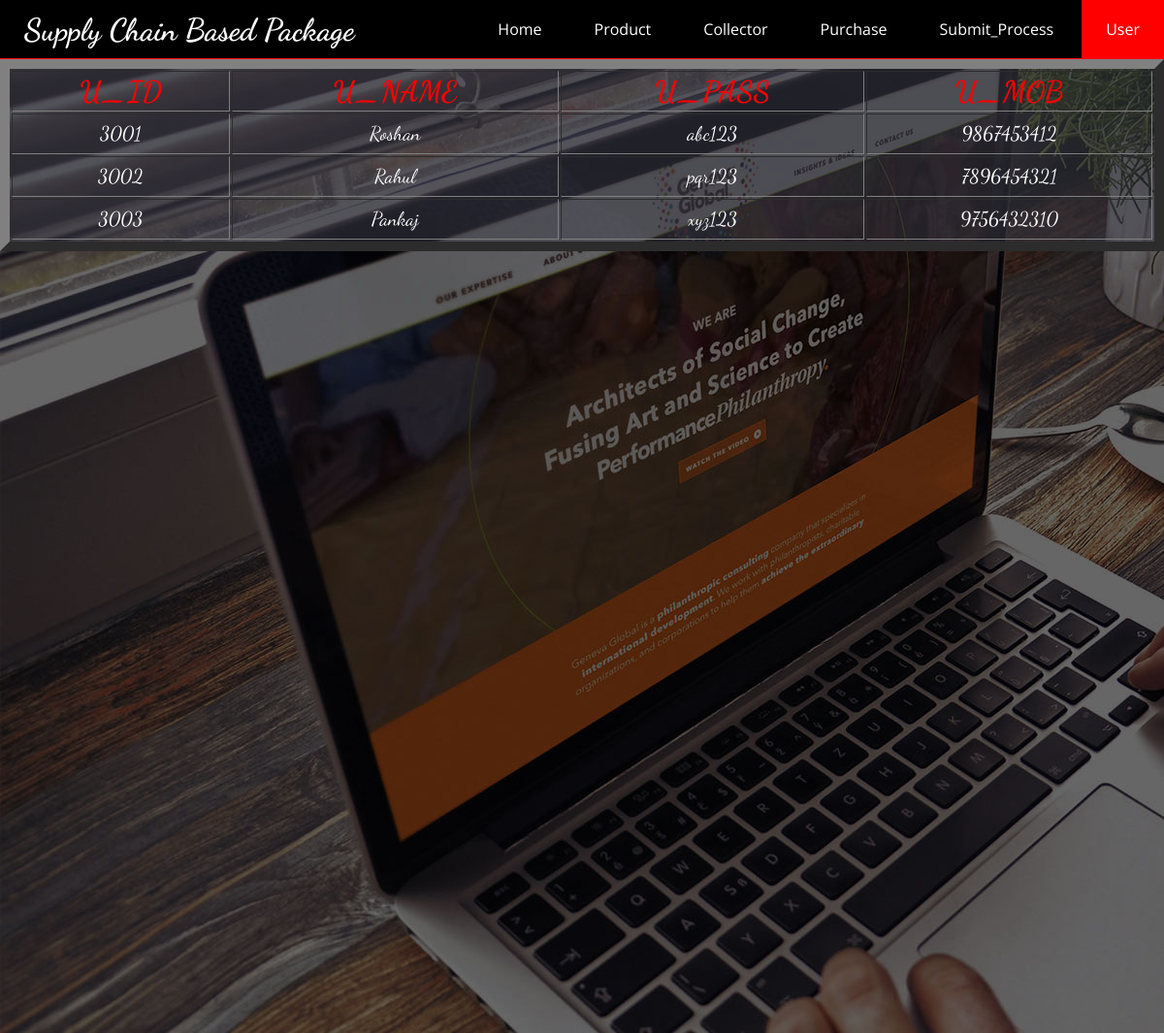
Screenshot of /user.php with the database file from the repository.
### tables this page shows
CREATE TABLE `user` (
  `u_id` int(20) NOT NULL,
  `u_name` varchar(20) NOT NULL,
  `u_pass` varchar(20) NOT NULL,
  `u_mob` varchar(10) NOT NULL
);

### user.php (the view, shortened to what this page needs)
<!DOCTYPE html>
<html lang = "en">
<head>
	<link rel="stylesheet" type="text/css" href="style.css">
</head>
<body>
	<div id="nav"><h1><a href="home.php">Supply Chain Based Package</a></h1>
	<ul>
		<li><a href="home.php">Home</a></li>
		<li><a href="product.php">Product</a></li>
		<li><a href="collector.php">Collector</a></li>
		<li><a href="purchase.php">Purchase</a></li>
		<li><a href="submit_process.php">Submit_Process</a></li>
		<li id="hello"><a href="user.php">User</a></li>
	</ul>
		<table align="left" border="10px" style="width: 600px; line-height: 40px; font-family:'Dancing Script', cursive; color: white; font-style: normal; font-size : 20px; background-color: #40404c7a; width: 100%;
	height: 100px; text-align: center; vertical-align: middle;">
				<tr style="font-variant: small-caps;font-style: normal;color: red; font-size: 30px;">
			<th>U_ID</th>
			<th>U_NAME</th>
			<th>U_PASS</th>
			<th>U_MOB</th>
		</tr>
		<?php
		$conn = mysqli_connect("localhost", "root", "", "company");
		$sql = "SELECT u_id, u_name, u_pass, u_mob from user";
		$result =$conn-> query($sql);
		if($result-> num_rows >0){
			while ($row = $result-> fetch_assoc()){
			echo "<tr><td>". $row["u_id"] ."</td><td>". $row["u_name"] ."</td><td>". $row["u_pass"] ."</td><td>". $row["u_mob"] ."</td></tr>";
			}
			echo "</table>";
		}
		else {
			echo" 0 result";
		}
		?>
	</div>
	<div id="hello1">
		</div>
	<div id="hello2">
		</div>
</body>
</html>

### style.css (style rules this page uses)
* { margin: 0px; padding: 0px; }
#nav { background: black; width: 100%; height:60px; line-height: 60px; }
#nav h1 { float: left; }
#nav h1 a { text-decoration: none; color: white; margin-left: 25px; font-family: 'Dancing Script', cursive; }
#nav ul { float: right; }
#nav ul li { text-decoration: none; list-style-type: none; display: inline-block; }
#nav ul li a { text-decoration: none; color: white; padding: 25px; font-family: 'Open Sans', sans-serif; }
#hello { background: red; }
#hello1 { background: red; height: 5px; }
#hello2 { background: url(images/3.jpg) no-repeat; width: 100%; height: 1000px; }

### rows the page displays
user: u_id "3001", u_name "Roshan", u_pass "abc123", u_mob "9867453412"
user: u_id "3002", u_name "Rahul", u_pass "pqr123", u_mob "7896454321"
user: u_id "3003", u_name "Pankaj", u_pass "xyz123", u_mob "9756432310"
